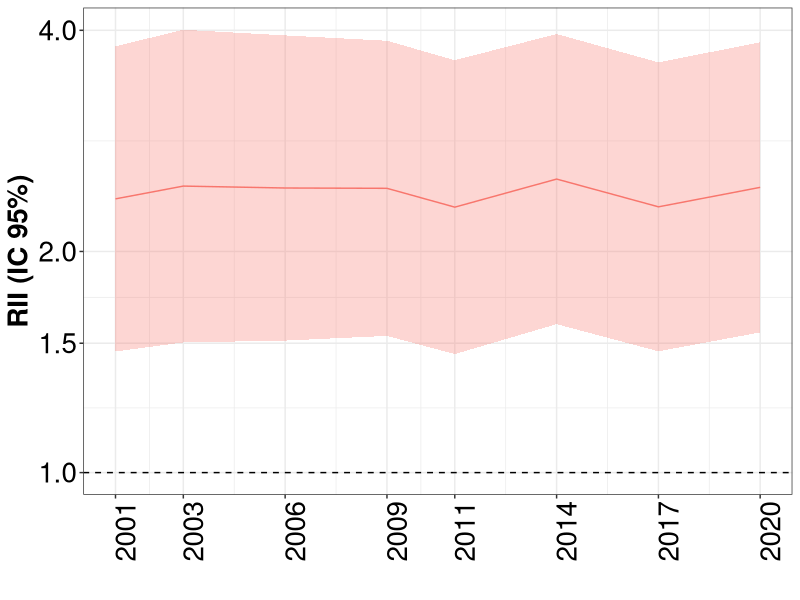
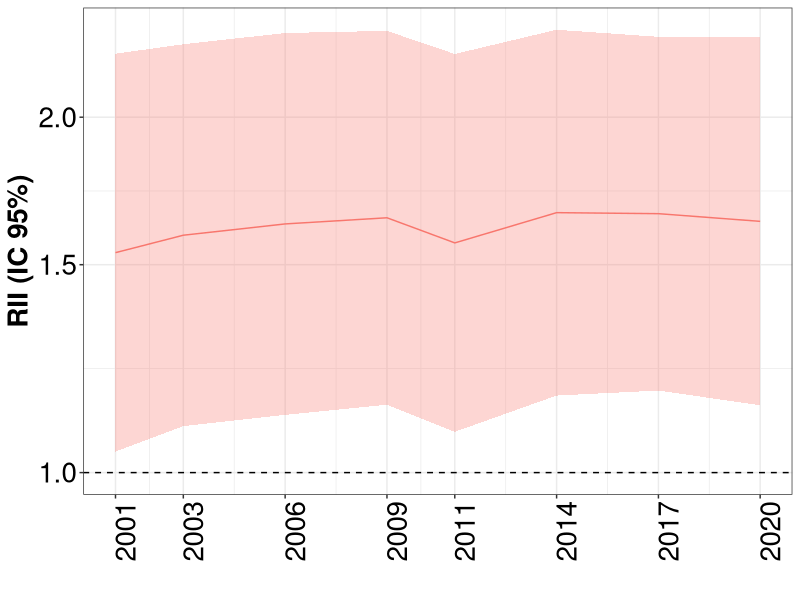
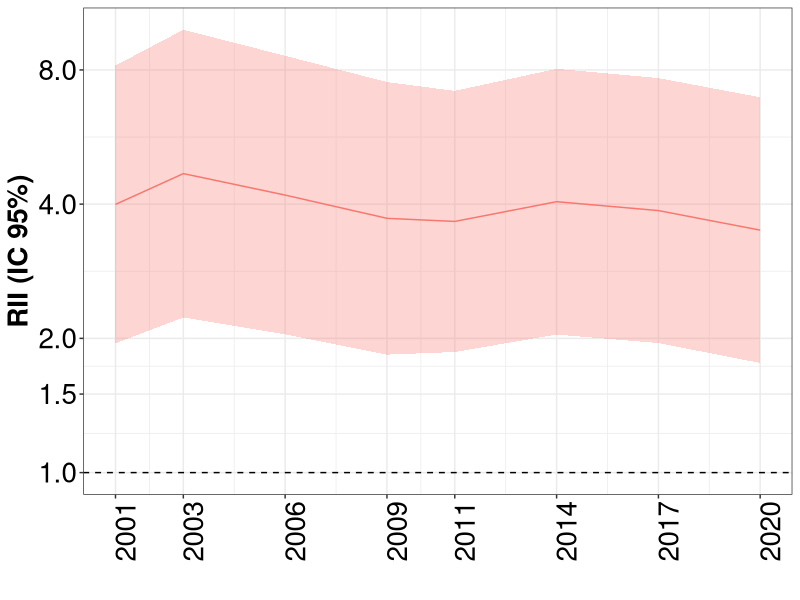
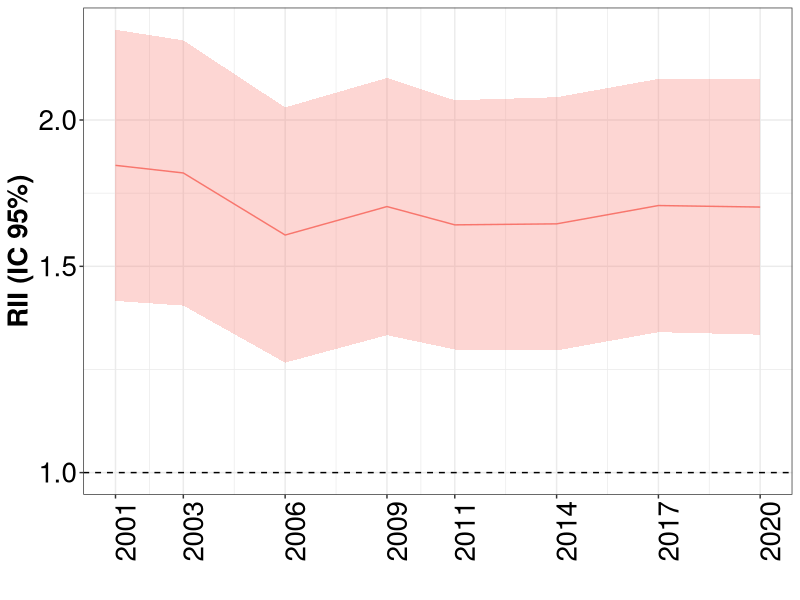
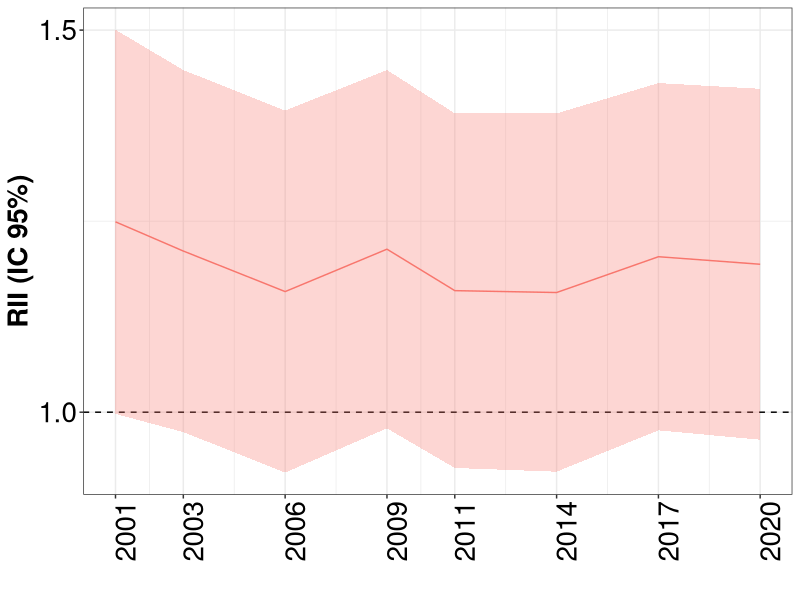
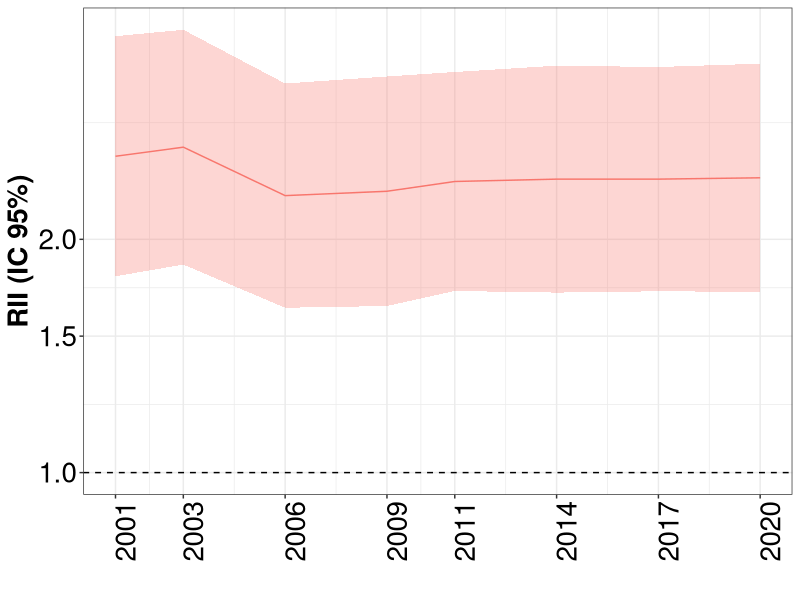
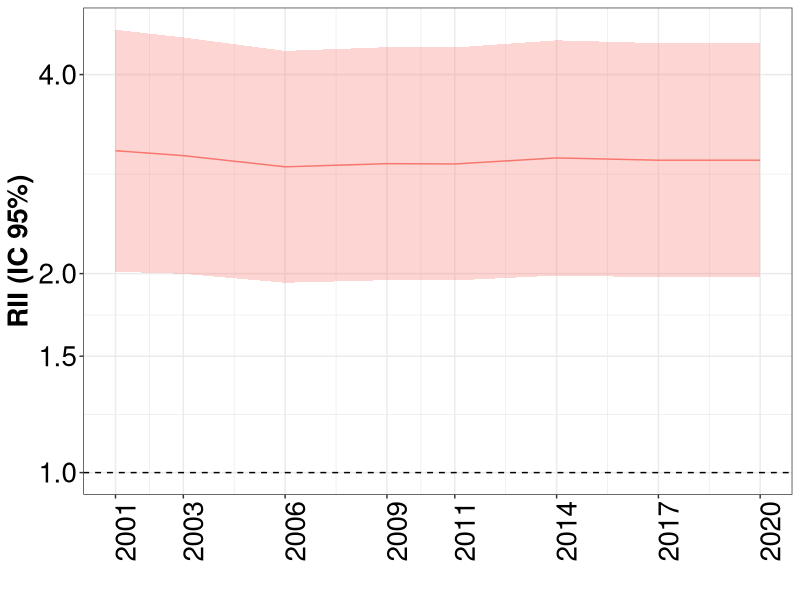
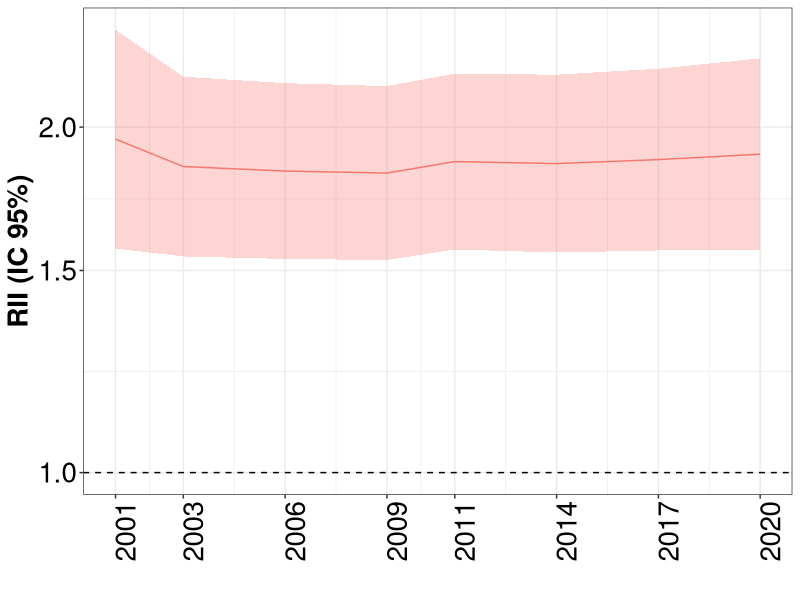

These charts were generated, in order, by the following R code:
## ---- chunk 1
knitr::opts_chunk$set(echo = TRUE)
library(tidyverse)
library(readxl)
library(ggplot2)

## ---- chunk 2

desigualdades_rii <- read.csv("rii.csv")
datos_ca <- desigualdades_rii %>%
  filter(abreviatura == "PV")

## ---- chunk 3

datos_ca %>%
  filter(fr =="diabetes", sexo=="Overall") %>%
  ggplot(aes(x=as.Date(encuesta), y=rii, ymin=rii_infci, ymax=rii_supci, group=fr)) +
  geom_hline(yintercept = 1, lty = 2) +
  geom_ribbon(alpha=0.3, aes(fill=fr)) +
  geom_line(aes(color=fr)) +
  scale_y_continuous(trans="log", breaks=c(0.75, 1, 1.5, 2, 4, 8, 16, 32))+
  scale_x_date(date_labels = "%Y", breaks = unique(as.Date(datos_ca$encuesta)))+
  labs(x="", y="RII (IC 95%)")+
  theme_bw()+
  theme(axis.text=element_text(size=20, color="black"),
                  axis.title=element_text(size=20, face="bold", color="black"),
                  axis.text.x = element_text(angle = 90),
                  strip.text = element_text(size=20, face="bold", color="black"),
                  legend.position="none")

## ---- chunk 4

datos_ca %>%
  filter(fr =="diabetes", sexo=="Hombre") %>%
  ggplot(aes(x=as.Date(encuesta), y=rii, ymin=rii_infci, ymax=rii_supci, group=fr)) +
  geom_hline(yintercept = 1, lty = 2) +
  geom_ribbon(alpha=0.3, aes(fill=fr)) +
  geom_line(aes(color=fr)) +
  scale_y_continuous(trans="log", breaks=c(0.75, 1, 1.5, 2, 4, 8, 16, 32))+
  scale_x_date(date_labels = "%Y", breaks = unique(as.Date(datos_ca$encuesta)))+
  labs(x="", y="RII (IC 95%)")+
  theme_bw()+
  theme(axis.text=element_text(size=20, color="black"),
                  axis.title=element_text(size=20, face="bold", color="black"),
                  axis.text.x = element_text(angle = 90),
                  strip.text = element_text(size=20, face="bold", color="black"),
                  legend.position="none")

## ---- chunk 5

datos_ca %>%
  filter(fr =="diabetes", sexo=="Mujeres") %>%
  ggplot(aes(x=as.Date(encuesta), y=rii, ymin=rii_infci, ymax=rii_supci, group=fr)) +
  geom_hline(yintercept = 1, lty = 2) +
  geom_ribbon(alpha=0.3, aes(fill=fr)) +
  geom_line(aes(color=fr)) +
  scale_y_continuous(trans="log", breaks=c(0.75, 1, 1.5, 2, 4, 8, 16, 32))+
  scale_x_date(date_labels = "%Y", breaks = unique(as.Date(datos_ca$encuesta)))+
  labs(x="", y="RII (IC 95%)")+
  theme_bw()+
  theme(axis.text=element_text(size=20, color="black"),
                  axis.title=element_text(size=20, face="bold", color="black"),
                  axis.text.x = element_text(angle = 90),
                  strip.text = element_text(size=20, face="bold", color="black"),
                  legend.position="none")

## ---- chunk 6

datos_ca %>%
  filter(fr =="hta", sexo=="Overall") %>%
  ggplot(aes(x=as.Date(encuesta), y=rii, ymin=rii_infci, ymax=rii_supci, group=fr)) +
  geom_hline(yintercept = 1, lty = 2) +
  geom_ribbon(alpha=0.3, aes(fill=fr)) +
  geom_line(aes(color=fr)) +
  scale_y_continuous(trans="log", breaks=c(0.75, 1, 1.5, 2, 4, 8, 16, 32))+
  scale_x_date(date_labels = "%Y", breaks = unique(as.Date(datos_ca$encuesta)))+
  labs(x="", y="RII (IC 95%)")+
  theme_bw()+
  theme(axis.text=element_text(size=20, color="black"),
                  axis.title=element_text(size=20, face="bold", color="black"),
                  axis.text.x = element_text(angle = 90),
                  strip.text = element_text(size=20, face="bold", color="black"),
                  legend.position="none")
## ---- chunk 7

datos_ca %>%
  filter(fr =="hta", sexo=="Hombre") %>%
  ggplot(aes(x=as.Date(encuesta), y=rii, ymin=rii_infci, ymax=rii_supci, group=fr)) +
  geom_hline(yintercept = 1, lty = 2) +
  geom_ribbon(alpha=0.3, aes(fill=fr)) +
  geom_line(aes(color=fr)) +
  scale_y_continuous(trans="log", breaks=c(0.75, 1, 1.5, 2, 4, 8, 16, 32))+
  scale_x_date(date_labels = "%Y", breaks = unique(as.Date(datos_ca$encuesta)))+
  labs(x="", y="RII (IC 95%)")+
  theme_bw()+
  theme(axis.text=element_text(size=20, color="black"),
                  axis.title=element_text(size=20, face="bold", color="black"),
                  axis.text.x = element_text(angle = 90),
                  strip.text = element_text(size=20, face="bold", color="black"),
                  legend.position="none")

## ---- chunk 8

datos_ca %>%
  filter(fr =="hta", sexo=="Mujeres") %>%
  ggplot(aes(x=as.Date(encuesta), y=rii, ymin=rii_infci, ymax=rii_supci, group=fr)) +
  geom_hline(yintercept = 1, lty = 2) +
  geom_ribbon(alpha=0.3, aes(fill=fr)) +
  geom_line(aes(color=fr)) +
  scale_y_continuous(trans="log", breaks=c(0.75, 1, 1.5, 2, 4, 8, 16, 32))+
  scale_x_date(date_labels = "%Y", breaks = unique(as.Date(datos_ca$encuesta)))+
  labs(x="", y="RII (IC 95%)")+
  theme_bw()+
  theme(axis.text=element_text(size=20, color="black"),
                  axis.title=element_text(size=20, face="bold", color="black"),
                  axis.text.x = element_text(angle = 90),
                  strip.text = element_text(size=20, face="bold", color="black"),
                  legend.position="none")

## ---- chunk 9

datos_ca %>%
  filter(fr =="obesity", sexo=="Overall") %>%
  ggplot(aes(x=as.Date(encuesta), y=rii, ymin=rii_infci, ymax=rii_supci, group=fr)) +
  geom_hline(yintercept = 1, lty = 2) +
  geom_ribbon(alpha=0.3, aes(fill=fr)) +
  geom_line(aes(color=fr)) +
  scale_y_continuous(trans="log", breaks=c(0.75, 1, 1.5, 2, 4, 8, 16, 32))+
  scale_x_date(date_labels = "%Y", breaks = unique(as.Date(datos_ca$encuesta)))+
  labs(x="", y="RII (IC 95%)")+
  theme_bw()+
  theme(axis.text=element_text(size=20, color="black"),
                  axis.title=element_text(size=20, face="bold", color="black"),
                  axis.text.x = element_text(angle = 90),
                  strip.text = element_text(size=20, face="bold", color="black"),
                  legend.position="none")
## ---- chunk 10

datos_ca %>%
  filter(fr =="obesity", sexo=="Hombre") %>%
  ggplot(aes(x=as.Date(encuesta), y=rii, ymin=rii_infci, ymax=rii_supci, group=fr)) +
  geom_hline(yintercept = 1, lty = 2) +
  geom_ribbon(alpha=0.3, aes(fill=fr)) +
  geom_line(aes(color=fr)) +
  scale_y_continuous(trans="log", breaks=c(0.75, 1, 1.5, 2, 4, 8, 16, 32))+
  scale_x_date(date_labels = "%Y", breaks = unique(as.Date(datos_ca$encuesta)))+
  labs(x="", y="RII (IC 95%)")+
  theme_bw()+
  theme(axis.text=element_text(size=20, color="black"),
                  axis.title=element_text(size=20, face="bold", color="black"),
                  axis.text.x = element_text(angle = 90),
                  strip.text = element_text(size=20, face="bold", color="black"),
                  legend.position="none")

## ---- chunk 11

datos_ca %>%
  filter(fr =="obesity", sexo=="Mujeres") %>%
  ggplot(aes(x=as.Date(encuesta), y=rii, ymin=rii_infci, ymax=rii_supci, group=fr)) +
  geom_hline(yintercept = 1, lty = 2) +
  geom_ribbon(alpha=0.3, aes(fill=fr)) +
  geom_line(aes(color=fr)) +
  scale_y_continuous(trans="log", breaks=c(0.75, 1, 1.5, 2, 4, 8, 16, 32))+
  scale_x_date(date_labels = "%Y", breaks = unique(as.Date(datos_ca$encuesta)))+
  labs(x="", y="RII (IC 95%)")+
  theme_bw()+
  theme(axis.text=element_text(size=20, color="black"),
                  axis.title=element_text(size=20, face="bold", color="black"),
                  axis.text.x = element_text(angle = 90),
                  strip.text = element_text(size=20, face="bold", color="black"),
                  legend.position="none")

## ---- chunk 12

datos_ca %>%
  filter(fr =="col", sexo=="Overall") %>%
  ggplot(aes(x=as.Date(encuesta), y=rii, ymin=rii_infci, ymax=rii_supci, group=fr)) +
  geom_hline(yintercept = 1, lty = 2) +
  geom_ribbon(alpha=0.3, aes(fill=fr)) +
  geom_line(aes(color=fr)) +
  scale_y_continuous(trans="log", breaks=c(0.75, 1, 1.5, 2, 4, 8, 16, 32))+
  scale_x_date(date_labels = "%Y", breaks = unique(as.Date(datos_ca$encuesta)))+
  labs(x="", y="RII (IC 95%)")+
  theme_bw()+
  theme(axis.text=element_text(size=20, color="black"),
                  axis.title=element_text(size=20, face="bold", color="black"),
                  axis.text.x = element_text(angle = 90),
                  strip.text = element_text(size=20, face="bold", color="black"),
                  legend.position="none")
## ---- chunk 13

datos_ca %>%
  filter(fr =="col", sexo=="Hombre") %>%
  ggplot(aes(x=as.Date(encuesta), y=rii, ymin=rii_infci, ymax=rii_supci, group=fr)) +
  geom_hline(yintercept = 1, lty = 2) +
  geom_ribbon(alpha=0.3, aes(fill=fr)) +
  geom_line(aes(color=fr)) +
  scale_y_continuous(trans="log", breaks=c(0.75, 1, 1.5, 2, 4, 8, 16, 32))+
  scale_x_date(date_labels = "%Y", breaks = unique(as.Date(datos_ca$encuesta)))+
  labs(x="", y="RII (IC 95%)")+
  theme_bw()+
  theme(axis.text=element_text(size=20, color="black"),
                  axis.title=element_text(size=20, face="bold", color="black"),
                  axis.text.x = element_text(angle = 90),
                  strip.text = element_text(size=20, face="bold", color="black"),
                  legend.position="none")

## ---- chunk 14

datos_ca %>%
  filter(fr =="col", sexo=="Mujeres") %>%
  ggplot(aes(x=as.Date(encuesta), y=rii, ymin=rii_infci, ymax=rii_supci, group=fr)) +
  geom_hline(yintercept = 1, lty = 2) +
  geom_ribbon(alpha=0.3, aes(fill=fr)) +
  geom_line(aes(color=fr)) +
  scale_y_continuous(trans="log", breaks=c(0.75, 1, 1.5, 2, 4, 8, 16, 32))+
  scale_x_date(date_labels = "%Y", breaks = unique(as.Date(datos_ca$encuesta)))+
  labs(x="", y="RII (IC 95%)")+
  theme_bw()+
  theme(axis.text=element_text(size=20, color="black"),
                  axis.title=element_text(size=20, face="bold", color="black"),
                  axis.text.x = element_text(angle = 90),
                  strip.text = element_text(size=20, face="bold", color="black"),
                  legend.position="none")

## ---- chunk 15

datos_ca %>%
  filter(fr =="sedentario", sexo=="Overall") %>%
  ggplot(aes(x=as.Date(encuesta), y=rii, ymin=rii_infci, ymax=rii_supci, group=fr)) +
  geom_hline(yintercept = 1, lty = 2) +
  geom_ribbon(alpha=0.3, aes(fill=fr)) +
  geom_line(aes(color=fr)) +
  scale_y_continuous(trans="log", breaks=c(0.75, 1, 1.5, 2, 4, 8, 16, 32))+
  scale_x_date(date_labels = "%Y", breaks = unique(as.Date(datos_ca$encuesta)))+
  labs(x="", y="RII (IC 95%)")+
  theme_bw()+
  theme(axis.text=element_text(size=20, color="black"),
                  axis.title=element_text(size=20, face="bold", color="black"),
                  axis.text.x = element_text(angle = 90),
                  strip.text = element_text(size=20, face="bold", color="black"),
                  legend.position="none")
## ---- chunk 16

datos_ca %>%
  filter(fr =="sedentario", sexo=="Hombre") %>%
  ggplot(aes(x=as.Date(encuesta), y=rii, ymin=rii_infci, ymax=rii_supci, group=fr)) +
  geom_hline(yintercept = 1, lty = 2) +
  geom_ribbon(alpha=0.3, aes(fill=fr)) +
  geom_line(aes(color=fr)) +
  scale_y_continuous(trans="log", breaks=c(0.75, 1, 1.5, 2, 4, 8, 16, 32))+
  scale_x_date(date_labels = "%Y", breaks = unique(as.Date(datos_ca$encuesta)))+
  labs(x="", y="RII (IC 95%)")+
  theme_bw()+
  theme(axis.text=element_text(size=20, color="black"),
                  axis.title=element_text(size=20, face="bold", color="black"),
                  axis.text.x = element_text(angle = 90),
                  strip.text = element_text(size=20, face="bold", color="black"),
                  legend.position="none")

## ---- chunk 17

datos_ca %>%
  filter(fr =="sedentario", sexo=="Mujeres") %>%
  ggplot(aes(x=as.Date(encuesta), y=rii, ymin=rii_infci, ymax=rii_supci, group=fr)) +
  geom_hline(yintercept = 1, lty = 2) +
  geom_ribbon(alpha=0.3, aes(fill=fr)) +
  geom_line(aes(color=fr)) +
  scale_y_continuous(trans="log", breaks=c(0.75, 1, 1.5, 2, 4, 8, 16, 32))+
  scale_x_date(date_labels = "%Y", breaks = unique(as.Date(datos_ca$encuesta)))+
  labs(x="", y="RII (IC 95%)")+
  theme_bw()+
  theme(axis.text=element_text(size=20, color="black"),
                  axis.title=element_text(size=20, face="bold", color="black"),
                  axis.text.x = element_text(angle = 90),
                  strip.text = element_text(size=20, face="bold", color="black"),
                  legend.position="none")

## ---- chunk 18

datos_ca %>%
  filter(fr =="smoking", sexo=="Overall") %>%
  ggplot(aes(x=as.Date(encuesta), y=rii, ymin=rii_infci, ymax=rii_supci, group=fr)) +
  geom_hline(yintercept = 1, lty = 2) +
  geom_ribbon(alpha=0.3, aes(fill=fr)) +
  geom_line(aes(color=fr)) +
  scale_y_continuous(trans="log", breaks=c(0.75, 1, 1.5, 2, 4, 8, 16, 32))+
  scale_x_date(date_labels = "%Y", breaks = unique(as.Date(datos_ca$encuesta)))+
  labs(x="", y="RII (IC 95%)")+
  theme_bw()+
  theme(axis.text=element_text(size=20, color="black"),
                  axis.title=element_text(size=20, face="bold", color="black"),
                  axis.text.x = element_text(angle = 90),
                  strip.text = element_text(size=20, face="bold", color="black"),
                  legend.position="none")
## ---- chunk 19

datos_ca %>%
  filter(fr =="smoking", sexo=="Hombre") %>%
  ggplot(aes(x=as.Date(encuesta), y=rii, ymin=rii_infci, ymax=rii_supci, group=fr)) +
  geom_hline(yintercept = 1, lty = 2) +
  geom_ribbon(alpha=0.3, aes(fill=fr)) +
  geom_line(aes(color=fr)) +
  scale_y_continuous(trans="log", breaks=c(0.75, 1, 1.5, 2, 4, 8, 16, 32))+
  scale_x_date(date_labels = "%Y", breaks = unique(as.Date(datos_ca$encuesta)))+
  labs(x="", y="RII (IC 95%)")+
  theme_bw()+
  theme(axis.text=element_text(size=20, color="black"),
                  axis.title=element_text(size=20, face="bold", color="black"),
                  axis.text.x = element_text(angle = 90),
                  strip.text = element_text(size=20, face="bold", color="black"),
                  legend.position="none")

## ---- chunk 20

datos_ca %>%
  filter(fr =="smoking", sexo=="Mujeres") %>%
  ggplot(aes(x=as.Date(encuesta), y=rii, ymin=rii_infci, ymax=rii_supci, group=fr)) +
  geom_hline(yintercept = 1, lty = 2) +
  geom_ribbon(alpha=0.3, aes(fill=fr)) +
  geom_line(aes(color=fr)) +
  scale_y_continuous(trans="log", breaks=c(0.75, 1, 1.5, 2, 4, 8, 16, 32))+
  scale_x_date(date_labels = "%Y", breaks = unique(as.Date(datos_ca$encuesta)))+
  labs(x="", y="RII (IC 95%)")+
  theme_bw()+
  theme(axis.text=element_text(size=20, color="black"),
                  axis.title=element_text(size=20, face="bold", color="black"),
                  axis.text.x = element_text(angle = 90),
                  strip.text = element_text(size=20, face="bold", color="black"),
                  legend.position="none")

## ---- chunk 21

datos_ca %>%
  filter(fr =="alcohol", sexo=="Overall") %>%
  ggplot(aes(x=as.Date(encuesta), y=rii, ymin=rii_infci, ymax=rii_supci, group=fr)) +
  geom_hline(yintercept = 1, lty = 2) +
  geom_ribbon(alpha=0.3, aes(fill=fr)) +
  geom_line(aes(color=fr)) +
  scale_y_continuous(trans="log", breaks=c(0.75, 1, 1.5, 2, 4, 8, 16, 32))+
  scale_x_date(date_labels = "%Y", breaks = unique(as.Date(datos_ca$encuesta)))+
  labs(x="", y="RII (IC 95%)")+
  theme_bw()+
  theme(axis.text=element_text(size=20, color="black"),
                  axis.title=element_text(size=20, face="bold", color="black"),
                  axis.text.x = element_text(angle = 90),
                  strip.text = element_text(size=20, face="bold", color="black"),
                  legend.position="none")
## ---- chunk 22

datos_ca %>%
  filter(fr =="alcohol", sexo=="Hombre") %>%
  ggplot(aes(x=as.Date(encuesta), y=rii, ymin=rii_infci, ymax=rii_supci, group=fr)) +
  geom_hline(yintercept = 1, lty = 2) +
  geom_ribbon(alpha=0.3, aes(fill=fr)) +
  geom_line(aes(color=fr)) +
  scale_y_continuous(trans="log", breaks=c(0.75, 1, 1.5, 2, 4, 8, 16, 32))+
  scale_x_date(date_labels = "%Y", breaks = unique(as.Date(datos_ca$encuesta)))+
  labs(x="", y="RII (IC 95%)")+
  theme_bw()+
  theme(axis.text=element_text(size=20, color="black"),
                  axis.title=element_text(size=20, face="bold", color="black"),
                  axis.text.x = element_text(angle = 90),
                  strip.text = element_text(size=20, face="bold", color="black"),
                  legend.position="none")

## ---- chunk 23

datos_ca %>%
  filter(fr =="alcohol", sexo=="Mujeres") %>%
  ggplot(aes(x=as.Date(encuesta), y=rii, ymin=rii_infci, ymax=rii_supci, group=fr)) +
  geom_hline(yintercept = 1, lty = 2) +
  geom_ribbon(alpha=0.3, aes(fill=fr)) +
  geom_line(aes(color=fr)) +
  scale_y_continuous(trans="log", breaks=c(0.75, 1, 1.5, 2, 4, 8, 16, 32))+
  scale_x_date(date_labels = "%Y", breaks = unique(as.Date(datos_ca$encuesta)))+
  labs(x="", y="RII (IC 95%)")+
  theme_bw()+
  theme(axis.text=element_text(size=20, color="black"),
                  axis.title=element_text(size=20, face="bold", color="black"),
                  axis.text.x = element_text(angle = 90),
                  strip.text = element_text(size=20, face="bold", color="black"),
                  legend.position="none")

